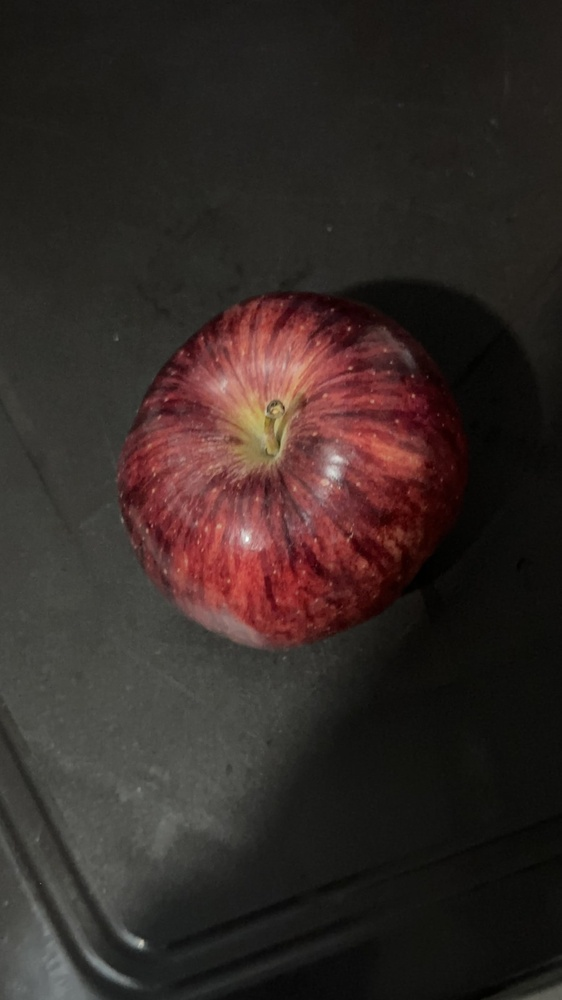
#> input picture data/propias/IMG_1887.jpg, 562 x 1000 px, shrunk from 900 x 1600 before the run
$ python -i caracteristicas.py   (imports and definitions only)   (older library calls are emulated)
#> lines starting #> are read from the running program, lines starting #| are printed output that depends on the picture
"""Extrae las 55 características de color y textura (histogramas HSV, momentos, región central y gradiente) de imágenes de 64×64."""

import cv2
import numpy as np

BINS_MATIZ, BINS_SATURACION, BINS_VALOR = 18, 8, 8


def caracteristicas_imagen(rgb):
    """Calcula las 55 características de color y textura de una imagen RGB."""
    hsv = cv2.cvtColor(rgb, cv2.COLOR_RGB2HSV)
#> hsv: shape (1000, 562, 3); mean H, S, V 35.3, 53.7, 51.8
    gris = cv2.cvtColor(rgb, cv2.COLOR_RGB2GRAY).astype(np.float32)
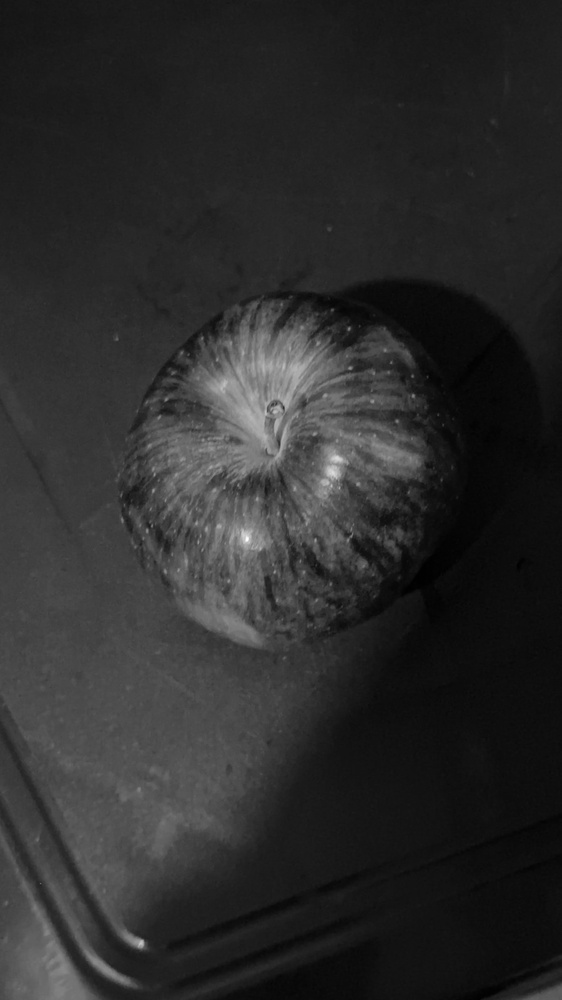
#> gris: shape (1000, 562) float32; min 0, max 254, mean 43.8
    h, s, v = hsv[..., 0], hsv[..., 1], hsv[..., 2]
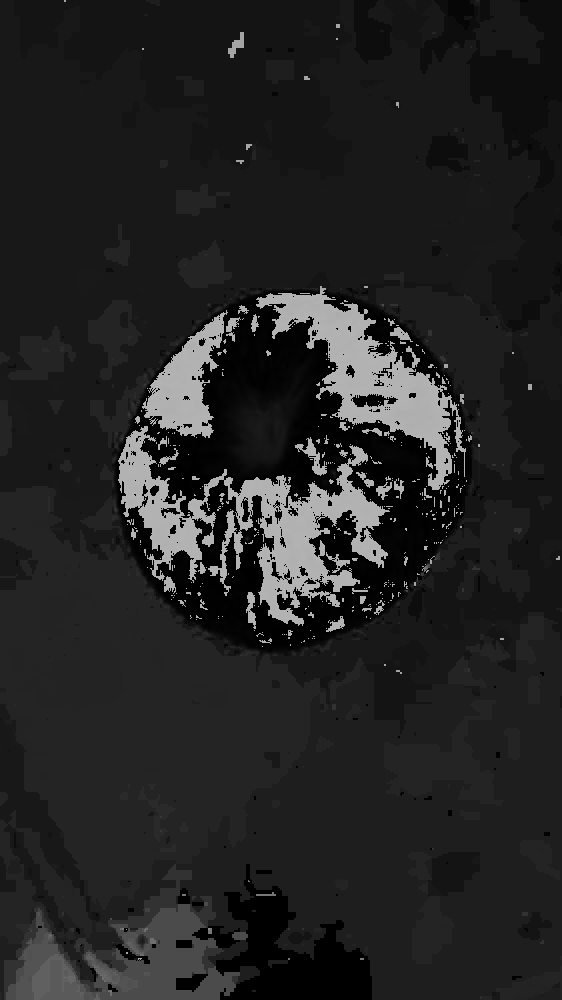
#> h: shape (1000, 562); min 0, max 179, mean 35.3
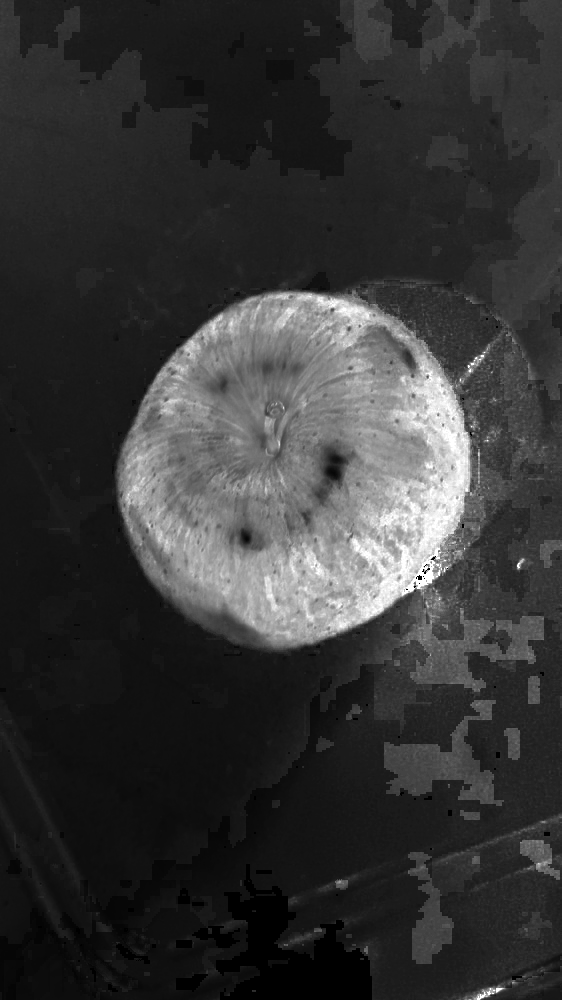
#> s: shape (1000, 562); min 0, max 255, mean 53.7
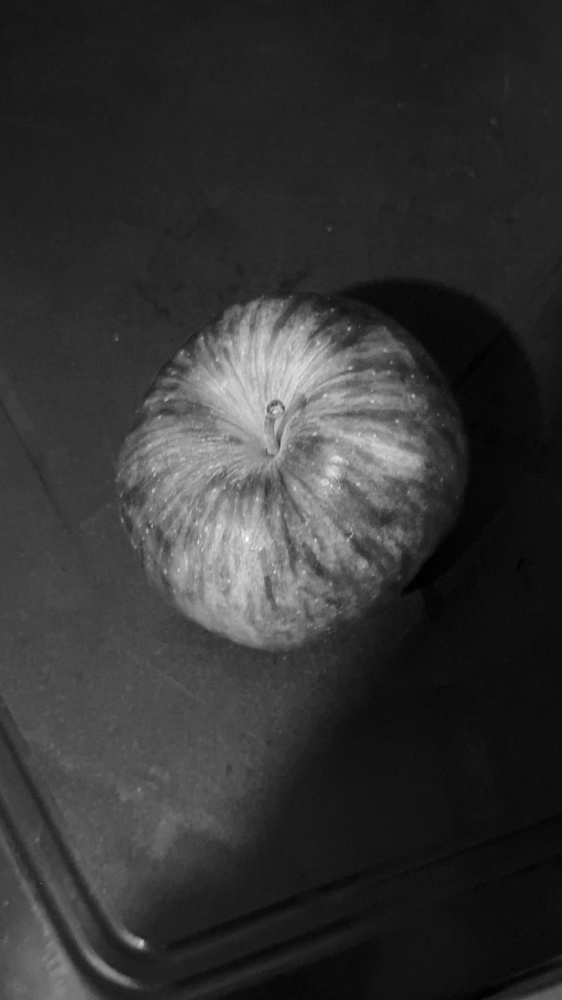
#> v: shape (1000, 562); min 0, max 255, mean 51.8

    hist = [
        np.histogram(h, BINS_MATIZ, (0, 180))[0],
        np.histogram(s, BINS_SATURACION, (0, 256))[0],
        np.histogram(v, BINS_VALOR, (0, 256))[0],
    ]
    hist = np.concatenate(hist).astype(np.float32) / h.size
#> hist = 34 values, max 0.434 at index 18, min 0 at index 13, mean 0.0882

    canales = np.dstack([rgb, hsv]).reshape(-1, 6).astype(np.float32)
    centro = hsv[16:48, 16:48].reshape(-1, 3).astype(np.float32)
#> centro = 1024 rows, first 8: [24, 55, 23], [24, 55, 23], [24, 55, 23], [24, 58, 22], [20, 36, 21], [20, 36, 21], [20, 35, 22], [20, 32, 24]

    gx = cv2.Sobel(gris, cv2.CV_32F, 1, 0)
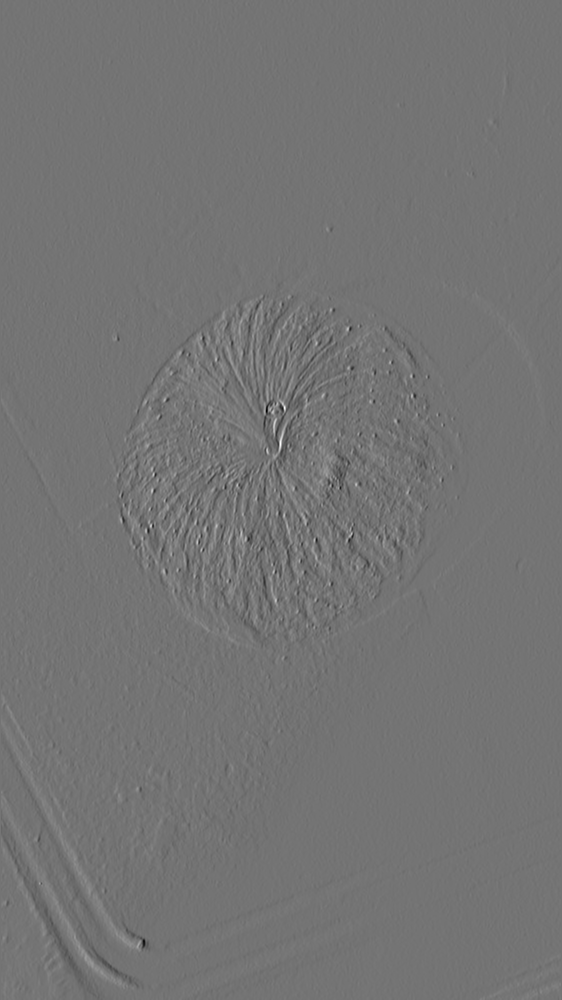
#> gx: shape (1000, 562) float32; min -401, max 478, mean -0.4; drawn with min black and max white
    gy = cv2.Sobel(gris, cv2.CV_32F, 0, 1)
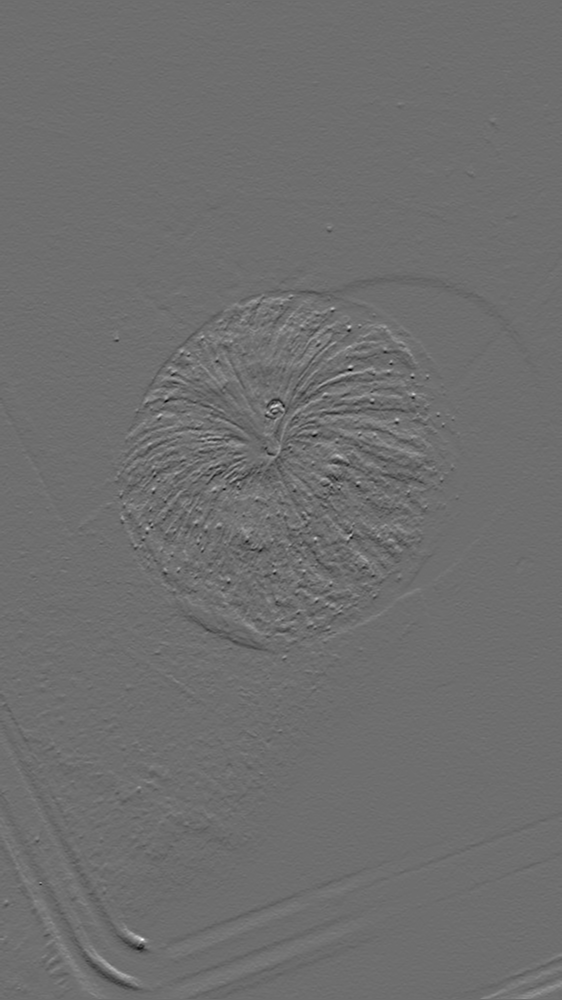
#> gy: shape (1000, 562) float32; min -296, max 387, mean 0.1; drawn with min black and max white
    gradiente = np.hypot(gx, gy)
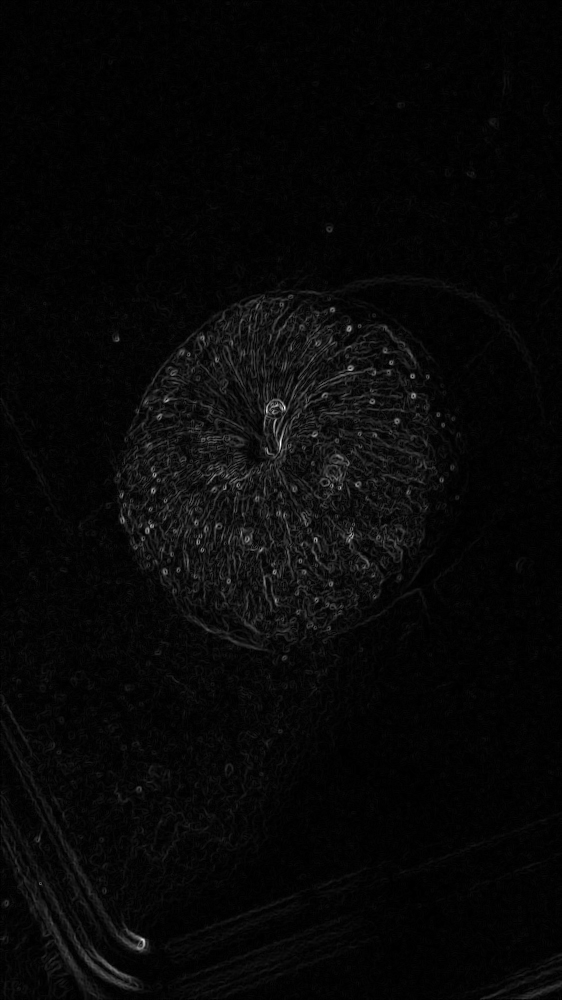
#> gradiente: shape (1000, 562) float32; min 0, max 479.1, mean 14.8; drawn with min black and max white
    textura = [
        gradiente.mean(), gradiente.std(),
        cv2.Laplacian(gris, cv2.CV_32F).var(),
        (v < 60).mean(), (s < 40).mean(), ((h < 25) & (s > 80)).mean(),
    ]
#> textura = [14.83, 21.72, 31.68, 0.69, 0.596, 0.114]
    return np.concatenate([hist, canales.mean(0), canales.std(0), centro.mean(0), textura]).astype(np.float32)


def caracteristicas(imagenes):
    """Apila las características de una colección de imágenes."""
    return np.stack([caracteristicas_imagen(im) for im in imagenes])

>>> import cv2
>>> picture = cv2.cvtColor(cv2.imread('../../data/propias/IMG_1887.jpg'), cv2.COLOR_BGR2RGB)
>>> result = caracteristicas_imagen(picture)
#> result = 55 values, max 53.78 at index 38, min 0 at index 13, mean 11.8

$ run again, on data/propias/IMG_1893.jpg
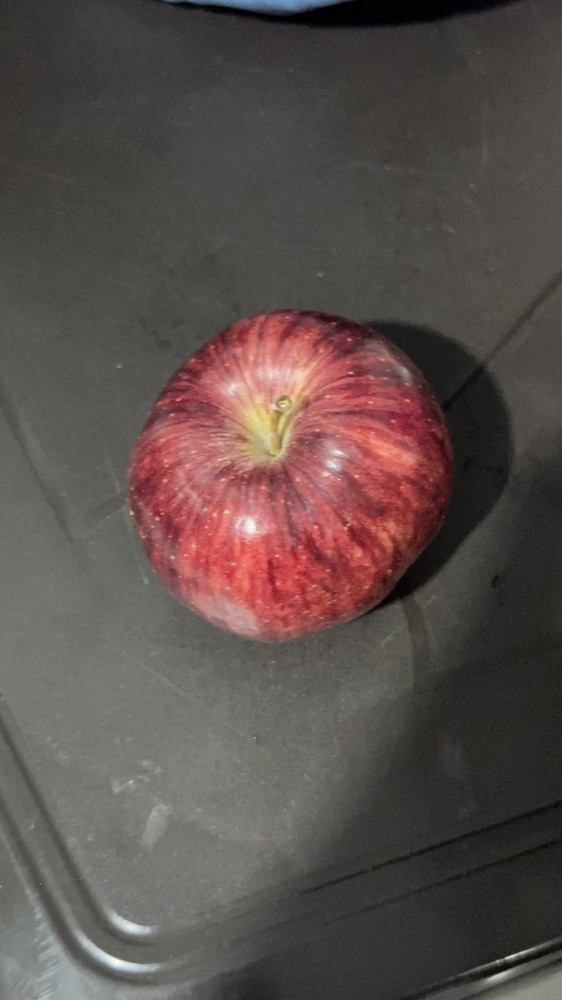
#> input picture data/propias/IMG_1893.jpg, 562 x 1000 px, shrunk from 900 x 1600 before the run
#> hsv: shape (1000, 562, 3); mean H, S, V 38, 34.2, 90.6
#> in caracteristicas_imagen, `h, s, v = hsv[..., 0], hsv[..., 1], hsv[..., 2]`:
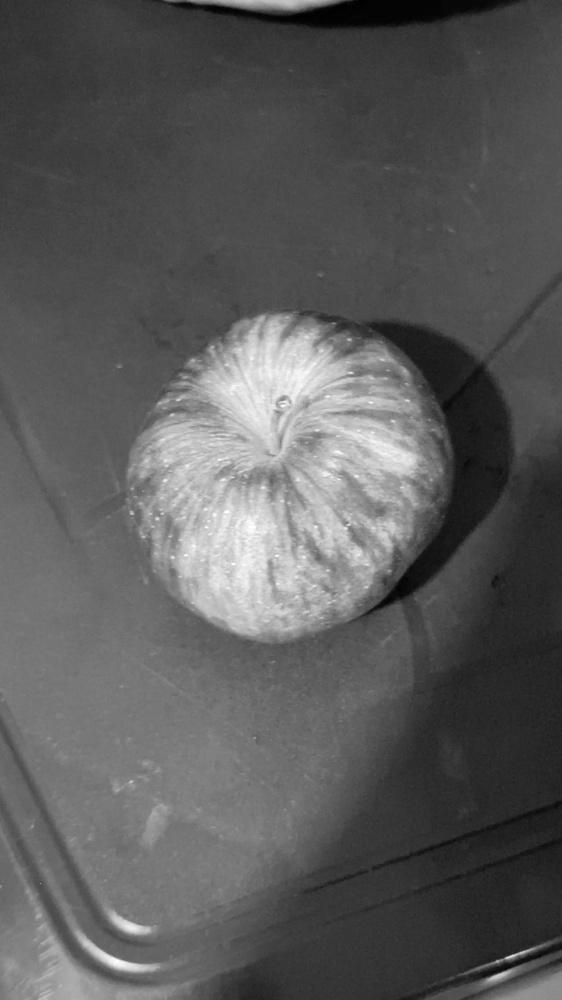
#> v: shape (1000, 562); min 0, max 255, mean 90.6
#> hist = 34 values, max 0.816 at index 18, min 2.49e-05 at index 13, mean 0.0882
#> centro = 1024 rows, first 8: [20, 14, 54], [20, 15, 51], [20, 16, 49], [20, 15, 51], [20, 15, 52], [20, 15, 50], [20, 16, 48], [20, 16, 48]
#> in caracteristicas_imagen, `gradiente = np.hypot(gx, gy)`:
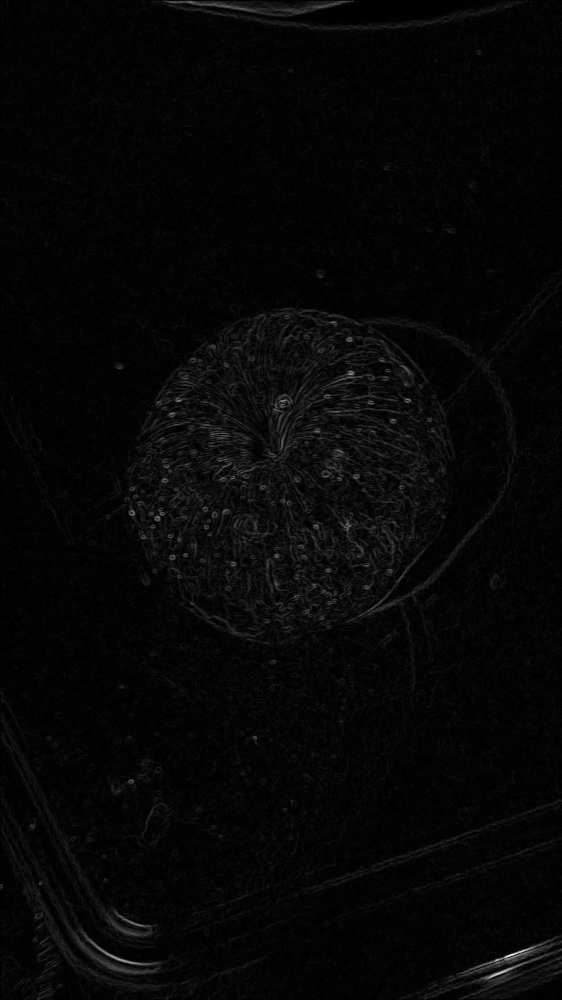
#> gradiente: shape (1000, 562) float32; min 0, max 696, mean 19; drawn with min black and max white
#> textura = [19.02, 25.06, 40.75, 0.241, 0.835, 0.067]
#> result = 55 values, max 90.64 at index 39, min 2.49e-05 at index 13, mean 14.95
